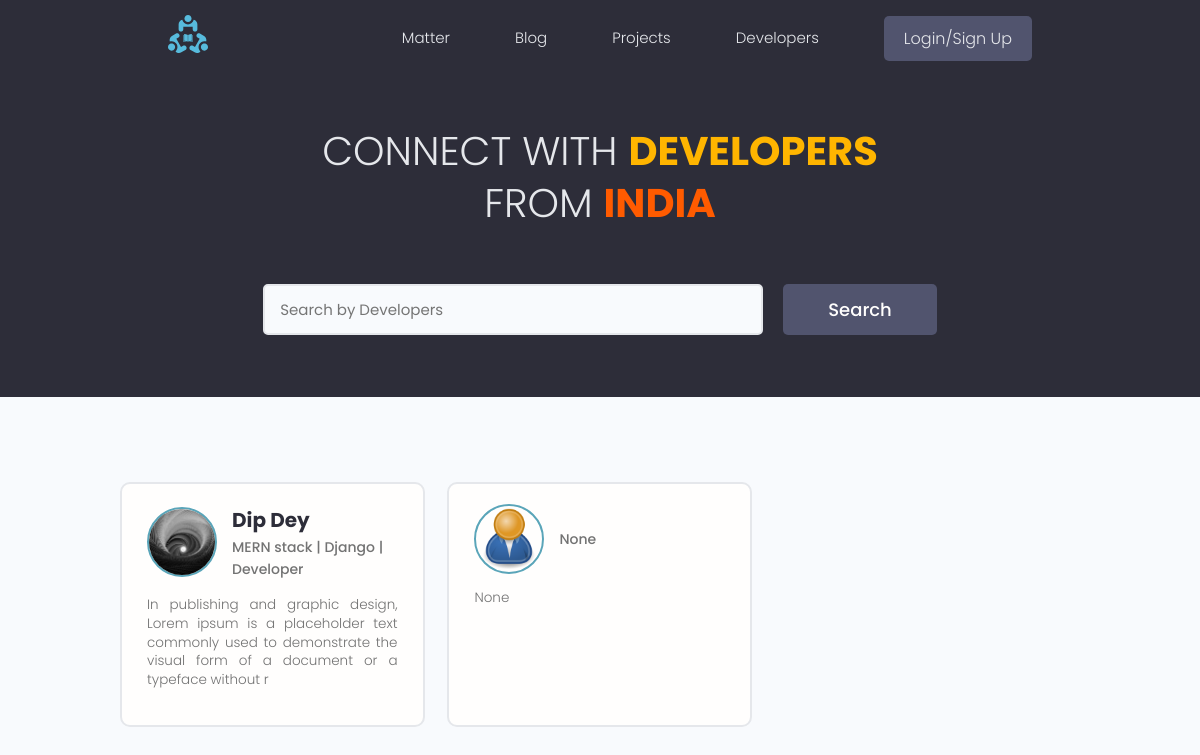
/user/, run on an earlier commit of the app's database.
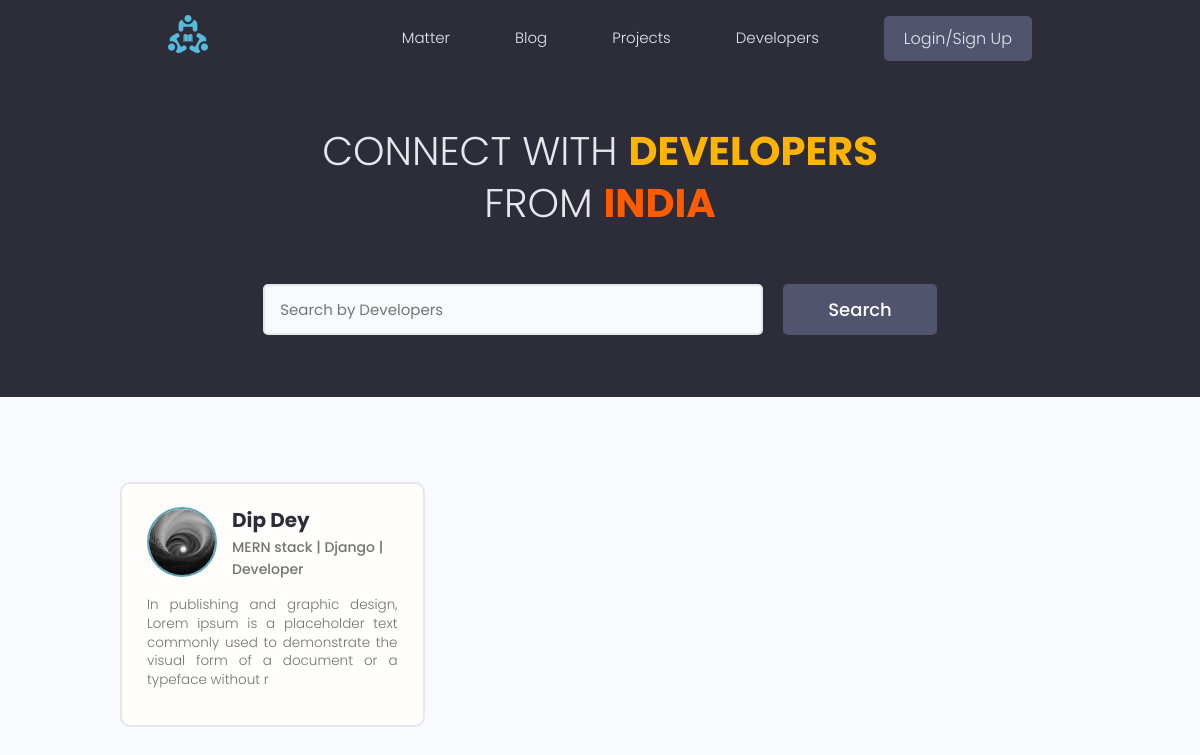
And on a later commit of the database.
### users/models.py (models this page shows, shortened)
class Profile(models.Model):
    user = models.OneToOneField(User, on_delete = models.CASCADE, null=True, blank= True)
    name = models.CharField(max_length=200, blank=True, null=True)
    username = models.CharField(max_length=200, blank=True, null=True)
    email= models.EmailField(max_length=500, blank=True, null=True)
    location = models.CharField(max_length=200, blank=True, null=True)
    bio = models.TextField(null=True, blank=True)
    short_intro = models.TextField(blank=True, null=True)
    social_twitter = models.CharField(max_length=200, blank=True, null=True)
    social_linkedin = models.CharField(max_length=200, blank=True, null=True)
    social_youtube = models.CharField(max_length=200, blank=True, null=True)
    social_website = models.CharField(max_length=200, blank=True, null=True)
    social_instagram = models.CharField(max_length=200, blank=True, null=True)
    social_github = models.CharField(max_length=200, blank=True, null=True)
    profile_image = models.ImageField(null=True, blank=True, upload_to='profiles/', default = 'profiles/user-default.png')
    id = models.UUIDField(default=uuid.uuid4, unique = True, primary_key=True, editable= False)
    created_at = models.DateTimeField(auto_now_add=True)
    @property
    def imageURL(self):
        try:
            url = self.profile_image.url
        except:
            url = ''
        return url

### users/views.py (the view)
# urls.py: path('', views.profiles, name='profiles'),
def profiles(request):
    profiles, search_query = searchProfiles(request)
    context = {'profiles' : profiles, 'search-query': search_query}
    return render(request, 'users/profiles.html', context)

### users/utils.py (called while the page is built)
def searchProfiles(request):
    search_query = ''
    if request.GET.get('text'):
        search_query =  request.GET.get('text')
    skills = Skill.objects.filter(name__icontains= search_query)
    profiles = Profile.objects.distinct().filter(Q(name__icontains=search_query) |
         Q(skill__in=skills))
    return profiles, search_query

### users/templates/users/profiles.html (shortened to what this page needs)
{% extends 'main.html' %}
{% block content %}
<main class="home">
    <section class="hero-section text-center">
      <div class="container container--narrow">
        <div class="hero-section__box">
          <h2>CONNECT WITH <span style="color: #FFB500;">DEVELOPERS</span></h2>
          <h2>FROM <span style="color: #FF5B00;">INDIA</span></h2>
        </div>
        <div class="hero-section__search">
          <form class="form" action="{% url 'profiles' %}" method="get">
            <div class="form__field">
              <input class="input input--text" id="formInput#search" type="text" name="text"
                value='{{search_query}}'  placeholder="Search by Developers" />
            </div>
            <input class="btn btn--sub btn--lg" type="submit" value="Search" />
          </form>
        </div>
      </div>
    </section>
    <section class="devlist">
      <div class="container">
        <div class="grid grid--three">
          {% for profile in profiles %}
          <div class="column card">
            <div class="dev">
              <a href="{% url 'user-profile' profile.id %}" class="card__body">
                <div class="dev__profile">
                  <img class="avatar avatar--md" src="{{profile.imageURL}}" alt="image" />
                  <div class="dev__meta">
                    <h3>{{profile.name}}</h3>
                    <h5>{{profile.short_intro|slice:'60'}}</h5>
                  </div>
                </div>
                <p class="dev__info">{{profile.bio|slice:'150'}}</p>
              </a>
            </div>
          </div>
          {% endfor %}
        </div>
      </div>
    </section>
  </main>
{% endblock %}

What changed in the data, as far as the page shows it:
removed Profile: imageURL (placeholder picture), short_intro "None", bio "None"
